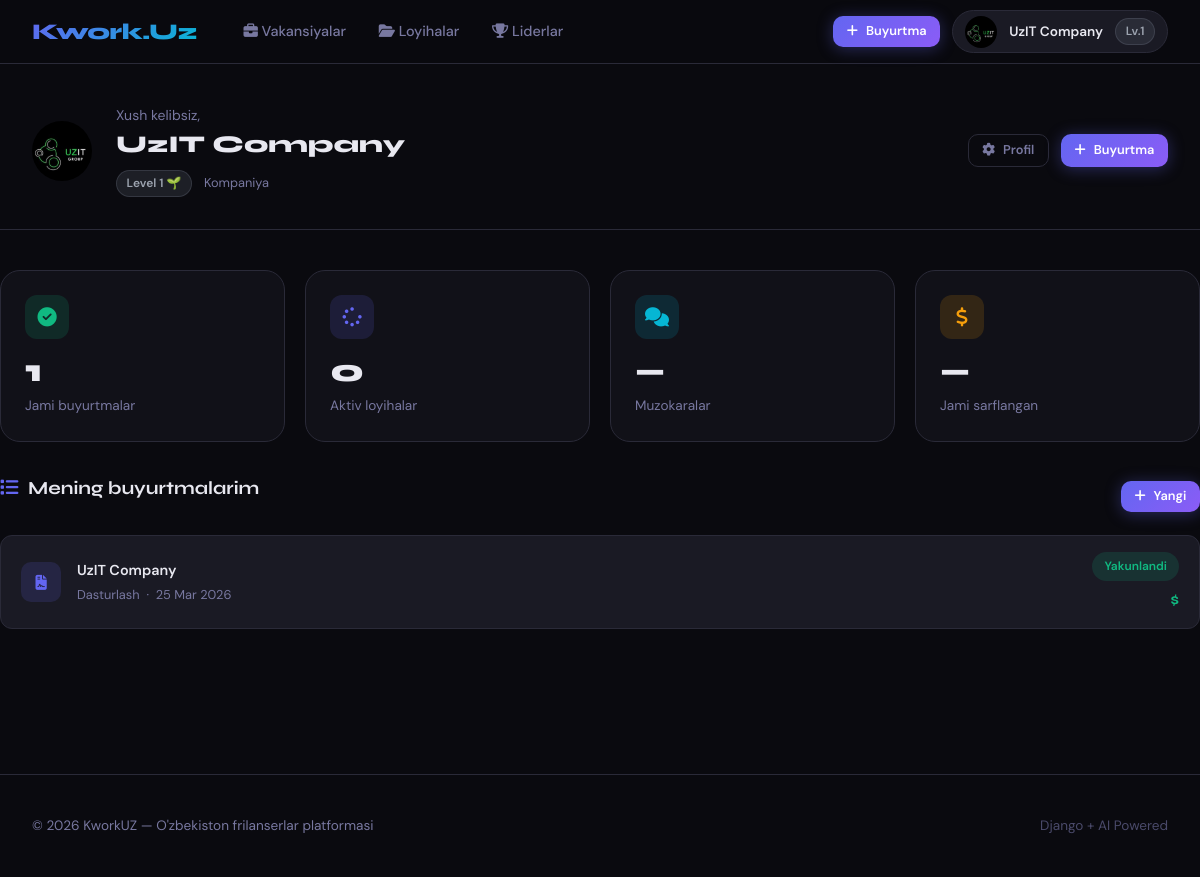
The app's page /marketplace/dashboard/ (signed in), older data.
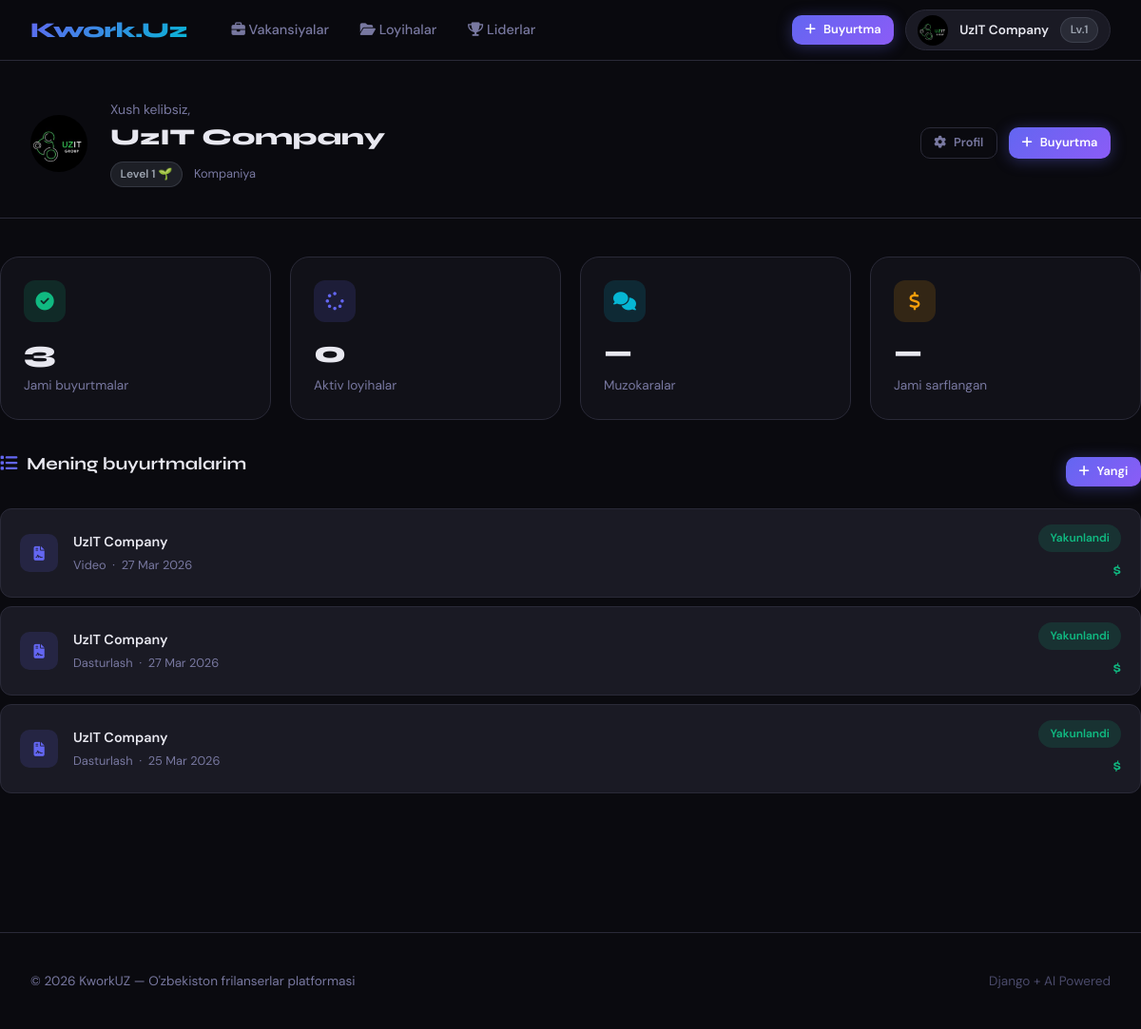
The same page, newer data.
### marketplace/models.py (models this page shows, shortened)
class Vacancy(models.Model):
    STATUS_CHOICES = [
        ('OPEN', 'Ochiq'),
        ('IN_PROGRESS', 'Jarayonda'),
        ('CLOSED', 'Yopildi'),
        ('CANCELLED', 'Bekor'),
        ('COMPLETED', 'Yakunlandi'),
    ]
    CATEGORY_CHOICES = [
        ('development', 'Dasturlash'),
        ('design', 'Dizayn'),
        ('marketing', 'Marketing'),
        ('writing', 'Yozuv'),
        ('video', 'Video'),
        ('other', 'Boshqa'),
    ]
    company = models.ForeignKey(User, on_delete=models.CASCADE, related_name='vacancies')
    title = models.CharField(max_length=200)
    description = models.TextField()
    category = models.CharField(max_length=50, choices=CATEGORY_CHOICES, default='other')
    required_skills = models.TextField(blank=True)
    budget_min = models.DecimalField(max_digits=12, decimal_places=2)
    budget_max = models.DecimalField(max_digits=12, decimal_places=2)
    deadline_days = models.IntegerField()
    required_workers = models.IntegerField(default=1)
    status = models.CharField(max_length=20, choices=STATUS_CHOICES, default='OPEN')
    is_team_project = models.BooleanField(default=False)
    created_at = models.DateTimeField(auto_now_add=True)
    updated_at = models.DateTimeField(auto_now=True)
    class Meta:
        ordering = ['-created_at']
        verbose_name = 'Vakansiya'
        verbose_name_plural = 'Vakansiyalar'

### marketplace/views.py (the view, shortened to what this page needs)
# urls.py: path('dashboard/', views.dashboard_view, name='dashboard'),
@login_required
def dashboard_view(request):
    profile = request.user.profile
    context = {'profile': profile}
    if profile.role == 'client':
        context['my_vacancies'] = Vacancy.objects.filter(company=request.user).order_by('-created_at')[:5]
        context['active_projects'] = request.user.company_projects.filter(status='IN_PROGRESS')[:5]
    return render(request, 'marketplace/dashboard.html', context)

### templates/marketplace/dashboard.html (shortened to what the changed rows need)
{% extends "base/base.html" %}
{% block content %}
<div class="container page-content">
  {% if profile.role == 'freelancer' %}
  <div class="grid-4" style="margin-bottom:2rem;">
    <div class="stat-card">
      <div class="stat-card-icon" style="background:rgba(16,185,129,0.15);color:var(--green);">
        <i class="fas fa-check-circle"></i>
      </div>
      <div class="stat-val">{{ profile.completed_jobs_count }}</div>
      <div class="stat-lbl">Yakunlangan ishlar</div>
    </div>
    <div class="stat-card">
      <div class="stat-card-icon" style="background:rgba(245,158,11,0.15);color:var(--gold);">
        <i class="fas fa-star"></i>
      </div>
      <div class="stat-val">{{ profile.rating|floatformat:1 }}</div>
      <div class="stat-lbl">O'rtacha reyting</div>
    </div>
    <div class="stat-card">
      <div class="stat-card-icon" style="background:rgba(99,102,241,0.15);color:var(--accent);">
        <i class="fas fa-comments"></i>
      </div>
      <div class="stat-val">{{ my_projects|length }}</div>
      <div class="stat-lbl">Aktiv loyihalar</div>
    </div>
    <div class="stat-card">
      <div class="stat-card-icon" style="background:rgba(6,182,212,0.15);color:var(--accent3);">
        <i class="fas fa-layer-group"></i>
      </div>
      <div class="stat-val">{{ profile.level }}</div>
      <div class="stat-lbl">Level</div>
    </div>
  </div>
  <div class="grid-2" style="gap:2rem;">
    <div>
      <div class="level-card" style="margin-bottom:1.5rem;">
        <div style="display:flex;justify-content:space-between;align-items:center;margin-bottom:1rem;">
          <div>
            <div style="font-family:var(--font-display);font-weight:700;font-size:1.05rem;">
              {% if profile.level == 1 %}Level 1 → Level 2 yo'li{% elif profile.level == 2 %}Level 2 → Level 3 yo'li{% else %}👑 Siz Level 3 dasiz!{% endif %}
            </div>
            <div style="color:var(--text-muted);font-size:0.8rem;margin-top:0.25rem;">
              {% if profile.level == 1 %}5 ish + 4.5+ ball kerak{% elif profile.level == 2 %}20 ish kerak{% else %}Barcha darajaga yetdingiz{% endif %}
            </div>
          </div>
          <span class="level-badge level-{{ profile.level }}">Lv.{{ profile.level }}</span>
        </div>
        {% if profile.level == 1 %}
          {% with pct=profile.completed_jobs_count|floatformat:0 %}
          <div style="display:flex;justify-content:space-between;font-size:0.8rem;color:var(--text-muted);margin-bottom:0.4rem;">
            <span>{{ profile.completed_jobs_count }}/5 ish</span>
            <span>Reyting: {{ profile.rating|floatformat:1 }}/4.5</span>
          </div>
          <div class="progress-bar">
            <div class="progress-fill" style="width:{% widthratio profile.completed_jobs_count 5 100 %}%;"></div>
          </div>
          {% endwith %}
        {% elif profile.level == 2 %}
          <div style="display:flex;justify-content:space-between;font-size:0.8rem;color:var(--text-muted);margin-bottom:0.4rem;">
            <span>{{ profile.completed_jobs_count }}/20 ish</span>
          </div>
          <div class="progress-bar">
            <div class="progress-fill" style="width:{% widthratio profile.completed_jobs_count 20 100 %}%;"></div>
          </div>
        {% else %}
          <div style="text-align:center;font-size:2rem;margin-top:0.5rem;">🏆</div>
        {% endif %}
      </div>
      <div class="section-hd"><i class="fas fa-briefcase" style="color:var(--accent);"></i> Aktiv loyihalar</div>
      {% for vacancy in my_projects %}
      <a href="{% url 'marketplace:vacancy_detail' vacancy.pk %}" class="order-mini">
        <div class="order-mini-icon"><i class="fas fa-code"></i></div>
        <div style="flex:1;">
          <div style="font-weight:600;font-size:0.9rem;">{{ vacancy.title|truncatechars:45 }}</div>
          <div style="color:var(--text-muted);font-size:0.8rem;margin-top:0.2rem;">
            ${{ vacancy.budget }}
            &nbsp;·&nbsp; Yaratildi: {{ vacancy.created_at|date:"d M" }}
          </div>
        </div>
        <span class="status-badge status-{{ vacancy.status }}">{{ vacancy.get_status_display }}</span>
      </a>
      {% empty %}
      <div style="text-align:center;padding:2rem;color:var(--text-muted);">
        <i class="fas fa-briefcase" style="opacity:0.3;font-size:1.5rem;"></i>
        <p style="margin-top:0.5rem;">Aktiv loyiha yo'q</p>
        <a href="{% url 'marketplace:vacancy_list' %}" class="btn btn-outline btn-sm" style="margin-top:0.75rem;">Ish topish</a>
      </div>
      {% endfor %}
    </div>
    <div>
      <div class="section-hd"><i class="fas fa-bolt" style="color:var(--gold);"></i> Sizga mos yangi ishlar</div>
      {% for vacancy in available_vacancies %}
      <a href="{% url 'marketplace:vacancy_detail' vacancy.pk %}" class="order-mini">
        <div class="order-mini-icon" style="background:rgba(245,158,11,0.12);color:var(--gold);">
          <i class="fas fa-star"></i>
        </div>
        <div style="flex:1;">
          <div style="font-weight:600;font-size:0.9rem;">{{ vacancy.title|truncatechars:45 }}</div>
          <div style="color:var(--text-muted);font-size:0.8rem;margin-top:0.2rem;">
            {{ vacancy.get_category_display }}
          </div>
        </div>
        <div style="font-family:var(--font-display);font-weight:700;color:var(--green);font-size:1rem;">
          ${{ vacancy.budget }}
        </div>
      </a>
      {% empty %}
      <div style="text-align:center;padding:2rem;color:var(--text-muted);">
        <p>Ochiq buyurtma yo'q</p>
      </div>
      {% endfor %}
    </div>
  </div>
  {% else %}
  <div class="grid-4" style="margin-bottom:2rem;">
    <div class="stat-card">
      <div class="stat-card-icon" style="background:rgba(16,185,129,0.15);color:var(--green);">
        <i class="fas fa-check-circle"></i>
      </div>
      <div class="stat-val">{{ my_vacancies|length }}</div>
      <div class="stat-lbl">Jami buyurtmalar</div>
    </div>
    <div class="stat-card">
      <div class="stat-card-icon" style="background:rgba(99,102,241,0.15);color:var(--accent);">
        <i class="fas fa-spinner"></i>
      </div>
      <div class="stat-val">{{ active_projects|length }}</div>
      <div class="stat-lbl">Aktiv loyihalar</div>
    </div>
    <div class="stat-card">
      <div class="stat-card-icon" style="background:rgba(6,182,212,0.15);color:var(--accent3);">
        <i class="fas fa-comments"></i>
      </div>
      <div class="stat-val">—</div>
      <div class="stat-lbl">Muzokaralar</div>
    </div>
    <div class="stat-card">
      <div class="stat-card-icon" style="background:rgba(245,158,11,0.15);color:var(--gold);">
        <i class="fas fa-dollar-sign"></i>
      </div>
      <div class="stat-val">—</div>
      <div class="stat-lbl">Jami sarflangan</div>
    </div>
  </div>
  <div style="display:flex;align-items:center;justify-content:space-between;margin-bottom:1rem;">
    <div class="section-hd"><i class="fas fa-list" style="color:var(--accent);"></i> Mening buyurtmalarim</div>
    <a href="{% url 'marketplace:vacancy_create' %}" class="btn btn-primary btn-sm"><i class="fas fa-plus"></i> Yangi</a>
  </div>
  {% for vacancy in my_vacancies %}
  <a href="{% url 'marketplace:vacancy_detail' vacancy.pk %}" class="order-mini">
    <div class="order-mini-icon"><i class="fas fa-file-contract"></i></div>
    <div style="flex:1;">
      <div style="font-weight:600;font-size:0.9rem;">{{ vacancy.title|truncatechars:50 }}</div>
      <div style="color:var(--text-muted);font-size:0.8rem;margin-top:0.2rem;">
        {{ vacancy.get_category_display }} &nbsp;·&nbsp; {{ vacancy.created_at|date:"d M Y" }}
      </div>
    </div>
    <div style="text-align:right;">
      <span class="status-badge status-{{ vacancy.status }}">{{ vacancy.get_status_display }}</span>
      <div style="font-family:var(--font-display);font-weight:700;color:var(--green);font-size:0.95rem;margin-top:0.4rem;">
        ${{ vacancy.budget }}
      </div>
    </div>
  </a>
  {% endfor %}
  {% endif %}
</div>
{% endblock %}

Row changes from the older to the newer data that the page shows:
added Vacancy: title "UzIT Company", category "Video", created_at "27 Mar 2026", status "Yakunlandi"
added Vacancy: title "UzIT Company", category "Dasturlash", created_at "27 Mar 2026", status "Yakunlandi"
Text that changed along with them:
{{ my_vacancies|length }}: "1" → "3"
